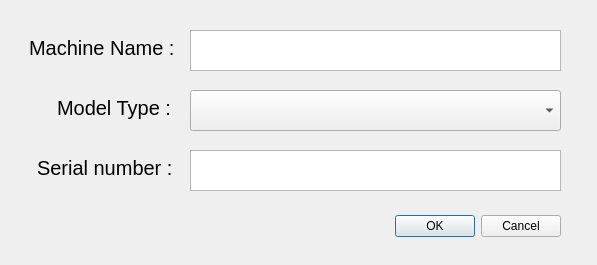
<?xml version="1.0" encoding="UTF-8"?>
<ui version="4.0">
 <class>cNewMachineWindow</class>
 <widget class="QDialog" name="cNewMachineWindow">
  <property name="geometry">
   <rect>
    <x>0</x>
    <y>0</y>
    <width>597</width>
    <height>265</height>
   </rect>
  </property>
  <property name="windowTitle">
   <string>Dialog</string>
  </property>
  <widget class="QDialogButtonBox" name="buttonBox">
   <property name="geometry">
    <rect>
     <x>220</x>
     <y>210</y>
     <width>341</width>
     <height>32</height>
    </rect>
   </property>
   <property name="orientation">
    <enum>Qt::Horizontal</enum>
   </property>
   <property name="standardButtons">
    <set>QDialogButtonBox::Cancel|QDialogButtonBox::Ok</set>
   </property>
  </widget>
  <widget class="QLabel" name="label_name">
   <property name="geometry">
    <rect>
     <x>29</x>
     <y>33</y>
     <width>181</width>
     <height>30</height>
    </rect>
   </property>
   <property name="font">
    <font>
     <pointsize>15</pointsize>
    </font>
   </property>
   <property name="text">
    <string>Machine Name : </string>
   </property>
  </widget>
  <widget class="QTextEdit" name="textEdit_machineName">
   <property name="geometry">
    <rect>
     <x>190</x>
     <y>30</y>
     <width>371</width>
     <height>41</height>
    </rect>
   </property>
  </widget>
  <widget class="QLabel" name="label_name_2">
   <property name="geometry">
    <rect>
     <x>57</x>
     <y>93</y>
     <width>181</width>
     <height>30</height>
    </rect>
   </property>
   <property name="font">
    <font>
     <pointsize>15</pointsize>
    </font>
   </property>
   <property name="text">
    <string>Model Type : </string>
   </property>
  </widget>
  <widget class="QComboBox" name="comboBox">
   <property name="geometry">
    <rect>
     <x>190</x>
     <y>90</y>
     <width>371</width>
     <height>41</height>
    </rect>
   </property>
  </widget>
  <widget class="QLabel" name="label_name_3">
   <property name="geometry">
    <rect>
     <x>37</x>
     <y>153</y>
     <width>181</width>
     <height>30</height>
    </rect>
   </property>
   <property name="font">
    <font>
     <pointsize>15</pointsize>
    </font>
   </property>
   <property name="text">
    <string>Serial number : </string>
   </property>
  </widget>
  <widget class="QTextEdit" name="textEdit_serial">
   <property name="geometry">
    <rect>
     <x>190</x>
     <y>150</y>
     <width>371</width>
     <height>41</height>
    </rect>
   </property>
  </widget>
 </widget>
 <resources/>
 <connections>
  <connection>
   <sender>buttonBox</sender>
   <signal>accepted()</signal>
   <receiver>cNewMachineWindow</receiver>
   <slot>accept()</slot>
   <hints>
    <hint type="sourcelabel">
     <x>248</x>
     <y>254</y>
    </hint>
    <hint type="destinationlabel">
     <x>157</x>
     <y>274</y>
    </hint>
   </hints>
  </connection>
  <connection>
   <sender>buttonBox</sender>
   <signal>rejected()</signal>
   <receiver>cNewMachineWindow</receiver>
   <slot>reject()</slot>
   <hints>
    <hint type="sourcelabel">
     <x>316</x>
     <y>260</y>
    </hint>
    <hint type="destinationlabel">
     <x>286</x>
     <y>274</y>
    </hint>
   </hints>
  </connection>
 </connections>
</ui>
